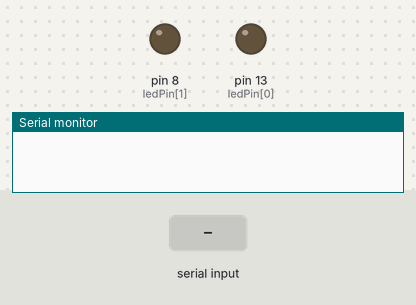
The sketch below on a simulated Arduino Uno, built with avr-gcc and run on an emulated ATmega328P. Parts: output pins drawn as LEDs (lit = HIGH), the last lines printed to the serial monitor. The test bench sets the inputs (shaded band).

Above: at 1.2 s.
1.3 s: "30,150\n" received over Serial
At 2.4 s:
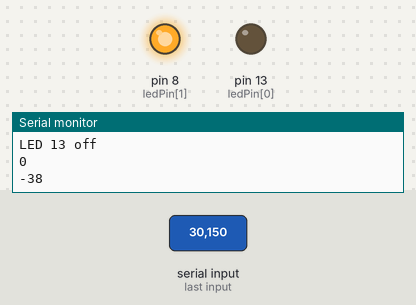
2.8 s: "1\n" received over Serial
At 3.5 s:
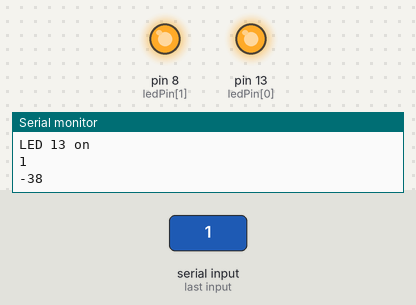
4.3 s: "2\n" received over Serial
At 4.7 s:
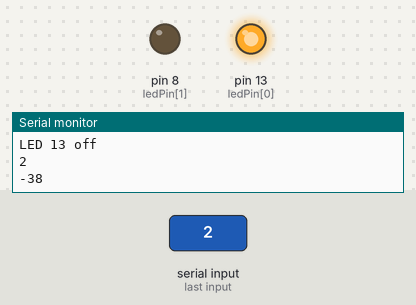
5.8 s: "90,45\n" received over Serial
At 7.0 s:
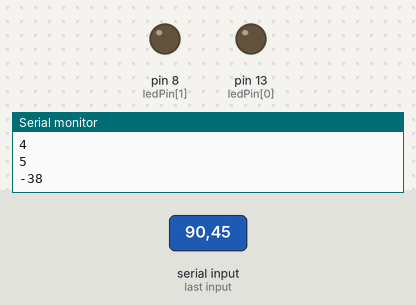
7.3 s: "3\n" received over Serial
At 8.1 s:
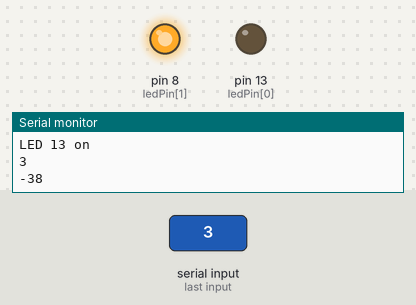
Timing chart, 0 to 9.8 s (numbered marks = the images above; inputs shaded):
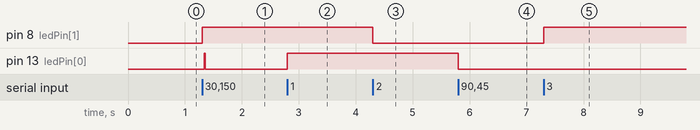

Measured:
- after the input at 1.3 s, pin 8 (ledPin[1]): LOW → HIGH at once; pin 13 (ledPin[0]): LOW → HIGH at once, → LOW 0.02 s later
- after the input at 2.8 s, pin 13 (ledPin[0]): LOW → HIGH at once
- after the input at 4.3 s, pin 8 (ledPin[1]): HIGH → LOW at once
- after the input at 5.8 s, pin 13 (ledPin[0]): HIGH → LOW at once
- after the input at 7.3 s, pin 8 (ledPin[1]): LOW → HIGH at once

The sketch:

SerialPins.ino
```cpp
int ledPin[2] = {13,8}; // the number of the LED pin
//int ledPin = 13;
void setup() {
  Serial.begin(9600); // set serial speed
  pinMode(ledPin[0], OUTPUT); // set LED as output
  pinMode(ledPin[1], OUTPUT);
  digitalWrite(ledPin[0], LOW); //turn off LED
  digitalWrite(ledPin[1], LOW);
}


void loop(){
  while(Serial.available() == 0);
  int val = Serial.read() - '0';
  if(val == 3){
    Serial.println("LED 13 on");
    digitalWrite(ledPin[1], HIGH);
  }else if(val==2){
    Serial.println("LED 13 off");
    digitalWrite(ledPin[1], LOW);
  }else if(val == 1){
    Serial.println("LED 13 on");
    digitalWrite(ledPin[0], HIGH);
  }else if(val==0){
    Serial.println("LED 13 off");
    digitalWrite(ledPin[0], LOW);
  }else{ // if not one of above command, do nothing
    val = val;
  }
  Serial.println(val);
  Serial.flush();
  /*while (Serial.available() == 0); // do nothing if nothing sent
  int val = Serial.read() - '0'; // deduct ascii value of '0' to find numeric value of sent number

  if (val == 1) { // test for command 1 then turn on LED
    Serial.println("LED on");
    digitalWrite(ledPin, HIGH); // turn on LED
  }else if (val == 0) {// test for command 0 then turn off LED
    Serial.println("LED OFF");
    digitalWrite(ledPin, LOW); // turn off LED
  }else{ // if not one of above command, do nothing
    val = val;
  }
  Serial.println(val);
  Serial.flush(); // clear serial port*/
}
```
